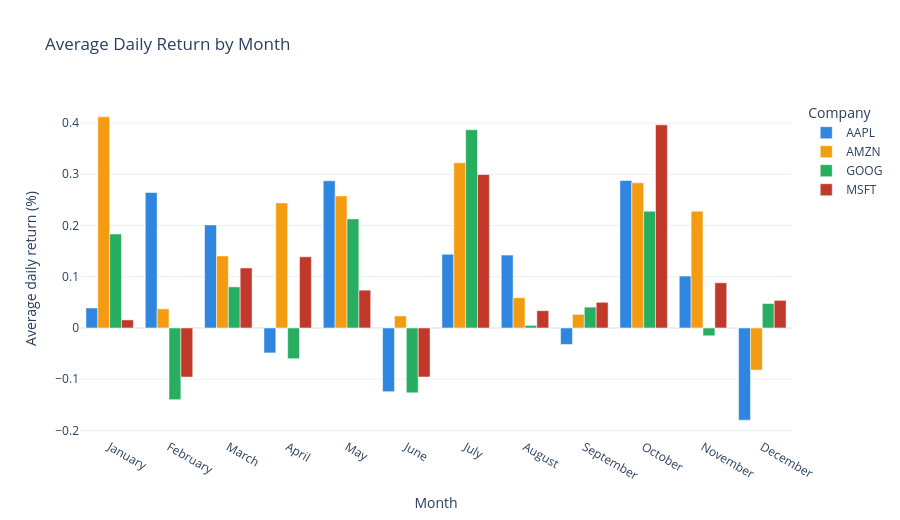

Write notebook code for a chart like this one.
### Markdown cell above
### 9.3 Visualize Average Returns by Month

**Chart 8.** A grouped bar chart places the four stocks side by side for every month. We force the months into calendar order (January to December) because otherwise they would appear in alphabetical order.

### Code cell
month_order = list(calendar.month_name)[1:]

fig = px.bar(
    monthly_returns,
    x="month_name",
    y="avg_daily_return_pct",
    color="Name",
    barmode="group",
    color_discrete_map=COLORS,
    title="Average Daily Return by Month",
    labels={"month_name": "Month", "avg_daily_return_pct": "Average daily return (%)"},
)
fig.update_xaxes(categoryorder="array", categoryarray=month_order)

save_chart(fig, "08_monthly_seasonality")

### Figure 1 — Plotly figure (JSON) as saved in the notebook; plotly's stock layout.template omitted (floating-point values rounded to 4 significant figures)
{"data": [{"alignmentgroup": "True", "hovertemplate": "Name=AAPL<br>Month=%{x}<br>Average daily return (%)=%{y}<extra></extra>", "legendgroup": "AAPL", "marker": {"color": "#2E86DE", "pattern": {"shape": ""}}, "name": "AAPL", "offsetgroup": "AAPL", "orientation": "v", "showlegend": true, "textposition": "auto", "type": "bar", "x": ["April", "August", "December", "February", "January", "July", "June", "March", "May", "November", "October", "September"], "xaxis": "x", "y": [-0.04869, 0.1422, -0.1799, 0.2643, 0.03897, 0.1438, -0.1243, 0.201, 0.2873, 0.1013, 0.2878, -0.0321], "yaxis": "y"}, {"alignmentgroup": "True", "hovertemplate": "Name=AMZN<br>Month=%{x}<br>Average daily return (%)=%{y}<extra></extra>", "legendgroup": "AMZN", "marker": {"color": "#F39C12", "pattern": {"shape": ""}}, "name": "AMZN", "offsetgroup": "AMZN", "orientation": "v", "showlegend": true, "textposition": "auto", "type": "bar", "x": ["April", "August", "December", "February", "January", "July", "June", "March", "May", "November", "October", "September"], "xaxis": "x", "y": [0.2441, 0.05917, -0.08215, 0.03735, 0.412, 0.3223, 0.02347, 0.1406, 0.2578, 0.228, 0.2833, 0.02643], "yaxis": "y"}, {"alignmentgroup": "True", "hovertemplate": "Name=GOOG<br>Month=%{x}<br>Average daily return (%)=%{y}<extra></extra>", "legendgroup": "GOOG", "marker": {"color": "#27AE60", "pattern": {"shape": ""}}, "name": "GOOG", "offsetgroup": "GOOG", "orientation": "v", "showlegend": true, "textposition": "auto", "type": "bar", "x": ["April", "August", "December", "February", "January", "July", "June", "March", "May", "November", "October", "September"], "xaxis": "x", "y": [-0.05998, 0.004987, 0.04764, -0.14, 0.1834, 0.3869, -0.1266, 0.08019, 0.2129, -0.01527, 0.228, 0.04069], "yaxis": "y"}, {"alignmentgroup": "True", "hovertemplate": "Name=MSFT<br>Month=%{x}<br>Average daily return (%)=%{y}<extra></extra>", "legendgroup": "MSFT", "marker": {"color": "#C0392B", "pattern": {"shape": ""}}, "name": "MSFT", "offsetgroup": "MSFT", "orientation": "v", "showlegend": true, "textposition": "auto", "type": "bar", "x": ["April", "August", "December", "February", "January", "July", "June", "March", "May", "November", "October", "September"], "xaxis": "x", "y": [0.1389, 0.03374, 0.05388, -0.09583, 0.01574, 0.2995, -0.0957, 0.1172, 0.07377, 0.08832, 0.3965, 0.05008], "yaxis": "y"}], "layout": {"barmode": "group", "height": 520, "legend": {"title": {"text": "Company"}, "tracegroupgap": 0}, "title": {"text": "Average Daily Return by Month"}, "xaxis": {"anchor": "y", "categoryarray": ["January", "February", "March", "April", "May", "June", "July", "August", "September", "October", "November", "December"], "categoryorder": "array", "domain": [0, 1], "title": {"text": "Month"}}, "yaxis": {"anchor": "x", "domain": [0, 1], "title": {"text": "Average daily return (%)"}}}}
